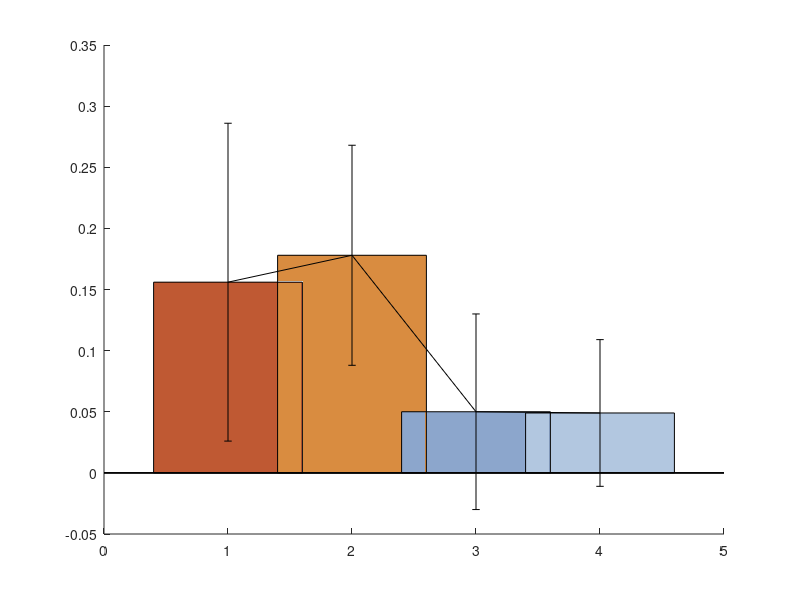

Recreate this plot in MATLAB. (Note: this script raises an error after producing the figure.)
% make_fig_layer12.m —— 拆分旧 fig3: 第一层残余独立成图 + 第二层三实验合并图
% 数值硬编码自 实验记录/G族_判决性实验.md + _analysis_report.md (权威值)。
% 风格同 make_paper_figs.m; 输出 PNG(300dpi)+PDF(矢量) 到 paper_figs/。
outdir = 'D:\ClaudeCode_workplace\llm_embedding_probe\paper_figs';
if ~exist(outdir,'dir'); mkdir(outdir); end
FS = 11;
close all; set(0,'DefaultFigureVisible','off');

%% Fig A —— 第一层: 切断激活后的干净子集残余 (原 fig3 panel a 独立)
res = [0.156 0.178 0.050 0.049]; rerr=[0.130 0.090 0.080 0.060];
labr= {'OLMo syn','OLMo def','pythia syn','pythia def'};
cr = [0.75 0.35 0.20; 0.85 0.55 0.25; 0.55 0.65 0.80; 0.70 0.78 0.88];
fA = figure('Color','w','Position',[100 100 560 380]); hold on;
for i=1:4; bar(i,res(i),0.6,'FaceColor',cr(i,:)); end
errorbar(1:4,res,rerr,'k','LineStyle','none','LineWidth',1.1,'CapSize',7);
yline(0.29,'--k','LineWidth',1.3);
text(1.35,0.315,'geometry baseline (OLMo 0.29)','FontSize',FS-2);
set(gca,'XTick',1:4,'XTickLabel',labr,'FontSize',FS-2); xtickangle(20);
ylabel('clean-subset residual RSA','FontSize',FS-1); ylim([-0.05 0.40]);
title('Residual after cutting the activation shortcut','FontSize',FS);
grid on; box off;
exportgraphics(fA, fullfile(outdir,'fig_g1_residual.png'), 'Resolution',300);
exportgraphics(fA, fullfile(outdir,'fig_g1_residual.pdf'), 'ContentType','vector');

%% Fig B —— 第二层: (a) 偏相关 (b) 双物理目标互证 (c) 无语义目标记忆不泛化
fB = figure('Color','w','Position',[100 100 1240 360]);
cO = [0.75 0.35 0.20]; cP = [0.55 0.65 0.80];
% (a) partial correlation, 3-seed
subplot(1,3,1); hold on;
pc = [0.605 0.200]; pcerr=[0.060 0.200];
bar(1,pc(1),0.5,'FaceColor',cO); bar(2,pc(2),0.5,'FaceColor',cP);
errorbar(1:2,pc,pcerr,'k','LineStyle','none','LineWidth',1.1,'CapSize',8);
set(gca,'XTick',1:2,'XTickLabel',{'OLMo','pythia'},'FontSize',FS-1);
ylabel('partial r (spoken, true norm | log freq)','FontSize',FS-2); ylim([-0.05 0.75]);
title('(a) more than frequency','FontSize',FS-1);
grid on; box off;
% (b) two physical readouts at the same level
subplot(1,3,2); hold on;
Yb = [0.776 0.797; 0.295 0.183];   % rows=OLMo,pythia; cols=L2 norm, recon err
bb = bar(Yb,'grouped'); bb(1).FaceColor=[0.85 0.55 0.25]; bb(2).FaceColor=[0.48 0.30 0.62];
set(gca,'XTick',1:2,'XTickLabel',{'OLMo','pythia'},'FontSize',FS-1);
ylabel('held-out correlation','FontSize',FS-2); ylim([0 0.95]);
legend({'L2 norm','PCA-trunc. recon. error'},'Location','northeast','FontSize',FS-3);
title('(b) reproduces across physical targets','FontSize',FS-1);
grid on; box off;
% (c) token-id bits: memorized on train, dead on held-out
subplot(1,3,3); hold on;
Yc = [0.558 -0.003; 0.372 0.004];  % rows=OLMo,pythia; cols=train, held-out
bc = bar(Yc,'grouped'); bc(1).FaceColor=[0.45 0.65 0.45]; bc(2).FaceColor=[0.60 0.60 0.60];
yline(0,'k','LineWidth',0.8);
set(gca,'XTick',1:2,'XTickLabel',{'OLMo','pythia'},'FontSize',FS-1);
ylabel('RSA','FontSize',FS-2); ylim([-0.1 0.68]);
legend({'training words','held-out words'},'Location','northeast','FontSize',FS-3);
title('(c) no semantics, no signal','FontSize',FS-1);
grid on; box off;
sgtitle('Layer two: the signal survives frequency removal (a), reappears under a second physical readout (b), and dies without semantics (c)','FontSize',FS-1);
exportgraphics(fB, fullfile(outdir,'fig_g2_semantic.png'), 'Resolution',300);
exportgraphics(fB, fullfile(outdir,'fig_g2_semantic.pdf'), 'ContentType','vector');
disp('LAYER12 FIGS DONE');
